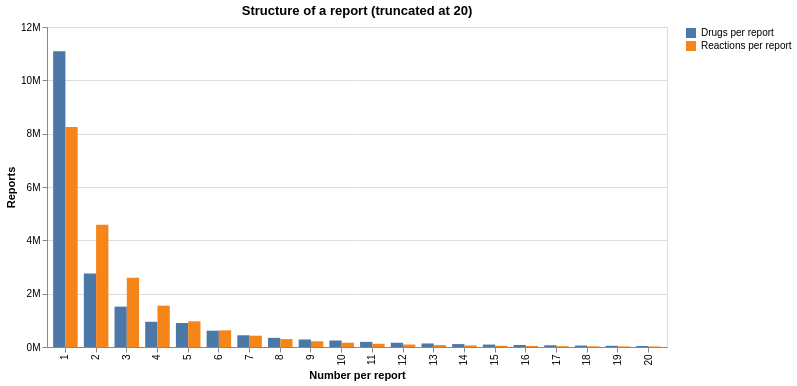

Specify this chart in Vega-Lite:
### Vega-Lite specification from a JSON file in a GitHub repository (floating-point values rounded to 4 significant figures)
{"config": {"view": {"continuousWidth": 300, "continuousHeight": 300}}, "data": {"name": "data-9fbe9d398f8b78f22371f9214bb4ba42"}, "mark": {"type": "bar"}, "encoding": {"color": {"field": "kind", "scale": {"range": ["#4C78A8", "#F58518"]}, "title": null, "type": "nominal"}, "tooltip": [{"field": "kind", "type": "nominal"}, {"field": "count", "type": "ordinal"}, {"field": "reports", "format": ",", "type": "quantitative"}], "x": {"field": "count", "title": "Number per report", "type": "ordinal"}, "xOffset": {"field": "kind", "type": "nominal"}, "y": {"axis": {"format": "~s"}, "field": "reports", "title": "Reports", "type": "quantitative"}}, "height": 320, "title": "Structure of a report (truncated at 20)", "width": 620, "$schema": "https://vega.github.io/schema/vega-lite/v6.1.0.json", "datasets": {"data-9fbe9d398f8b78f22371f9214bb4ba42": [{"count": 1, "reports": 11093882, "kind": "Drugs per report"}, {"count": 2, "reports": 2753070, "kind": "Drugs per report"}, {"count": 3, "reports": 1514313, "kind": "Drugs per report"}, {"count": 4, "reports": 945698, "kind": "Drugs per report"}, {"count": 5, "reports": 900459, "kind": "Drugs per report"}, {"count": 6, "reports": 611568, "kind": "Drugs per report"}, {"count": 7, "reports": 440207, "kind": "Drugs per report"}, {"count": 8, "reports": 343774, "kind": "Drugs per report"}, {"count": 9, "reports": 282695, "kind": "Drugs per report"}, {"count": 10, "reports": 244323, "kind": "Drugs per report"}, {"count": 11, "reports": 193015, "kind": "Drugs per report"}, {"count": 12, "reports": 159835, "kind": "Drugs per report"}, {"count": 13, "reports": 132530, "kind": "Drugs per report"}, {"count": 14, "reports": 108868, "kind": "Drugs per report"}, {"count": 15, "reports": 91082, "kind": "Drugs per report"}, {"count": 16, "reports": 76269, "kind": "Drugs per report"}, {"count": 17, "reports": 64954, "kind": "Drugs per report"}, {"count": 18, "reports": 53774, "kind": "Drugs per report"}, {"count": 19, "reports": 45090, "kind": "Drugs per report"}, {"count": 20, "reports": 37971, "kind": "Drugs per report"}, {"count": 1, "reports": 8246538, "kind": "Reactions per report"}, {"count": 2, "reports": 4587992, "kind": "Reactions per report"}, {"count": 3, "reports": 2597145, "kind": "Reactions per report"}, {"count": 4, "reports": 1548181, "kind": "Reactions per report"}, {"count": 5, "reports": 962990, "kind": "Reactions per report"}, {"count": 6, "reports": 623876, "kind": "Reactions per report"}, {"count": 7, "reports": 423549, "kind": "Reactions per report"}, {"count": 8, "reports": 296756, "kind": "Reactions per report"}, {"count": 9, "reports": 213971, "kind": "Reactions per report"}, {"count": 10, "reports": 159953, "kind": "Reactions per report"}, {"count": 11, "reports": 119956, "kind": "Reactions per report"}, {"count": 12, "reports": 92496, "kind": "Reactions per report"}, {"count": 13, "reports": 73142, "kind": "Reactions per report"}, {"count": 14, "reports": 57956, "kind": "Reactions per report"}, {"count": 15, "reports": 46839, "kind": "Reactions per report"}, {"count": 16, "reports": 38283, "kind": "Reactions per report"}, {"count": 17, "reports": 30980, "kind": "Reactions per report"}, {"count": 18, "reports": 25639, "kind": "Reactions per report"}, {"count": 19, "reports": 21440, "kind": "Reactions per report"}, {"count": 20, "reports": 18258, "kind": "Reactions per report"}]}}
